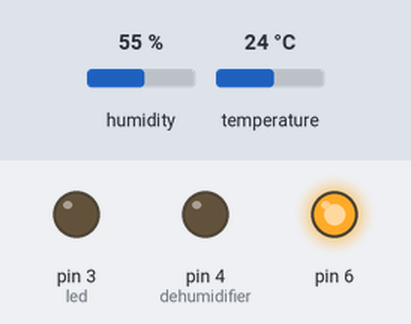
A sketch run on a simulated Arduino Uno, built with avr-gcc and run on an emulated ATmega328P. On the bench: output pins drawn as LEDs (lit = HIGH). The test bench sets the inputs (shaded band); at power-on: humidity 55 %, temperature 24 °C. What the sketch prints to the serial monitor is not drawn.

Above: at 4.8 s.
4.9 s: humidity set to 37 %
7.9 s: humidity set to 34 %
At 9.4 s:
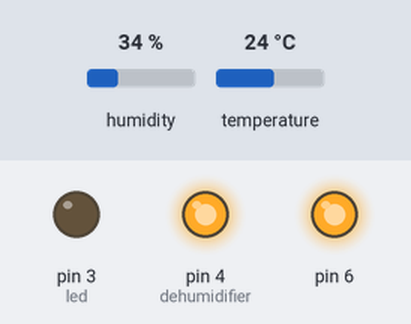
10.9 s: humidity set to 40 %
At 12.9 s:
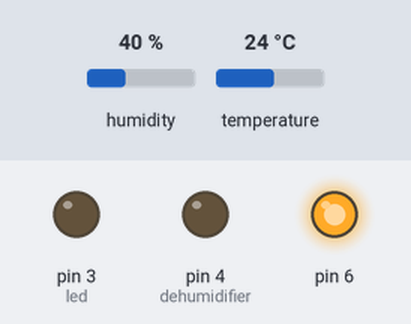
13.9 s: humidity set to 22 %
At 15.2 s:
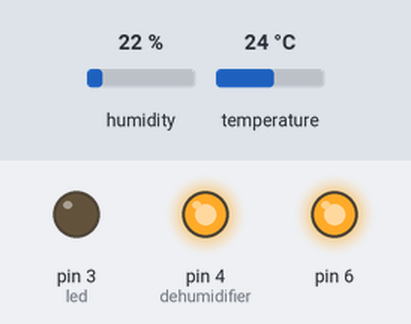
Timing chart, 0 to 16.9 s (numbered marks = the images above; inputs shaded):
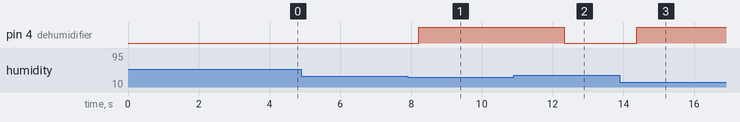

Measured:
- the behaviour switches between 36 and 35 % on humidity (found by bisection; images 0 and 1)
- the behaviour switches between 38 and 39 % on humidity (found by bisection; images 1 and 2)
- after the input at 4.9 s, every drawn part: stays the same
- after the input at 7.9 s, pin 4 (dehumidifier): LOW → HIGH after 0.32 s
- after the input at 10.9 s, pin 4 (dehumidifier): HIGH → LOW after 1.4 s
- after the input at 13.9 s, pin 4 (dehumidifier): LOW → HIGH after 0.48 s

The sketch:

My_DHT_humidity_control_Master.ino
```cpp
// Example testing sketch for various DHT humidity/temperature sensors
// Written by ladyada, public domain

#include "DHT.h"

#define DHTPIN 2     // what digital pin we're connected to

// Uncomment whatever type you're using!
#define DHTTYPE DHT11   // DHT 11
//#define DHTTYPE DHT22   // DHT 22  (AM2302), AM2321
//#define DHTTYPE DHT21   // DHT 21 (AM2301)

// Connect pin 1 (on the left) of the sensor to +5V
// NOTE: If using a board with 3.3V logic like an Arduino Due connect pin 1
// to 3.3V instead of 5V!
// Connect pin 2 of the sensor to whatever your DHTPIN is
// Connect pin 4 (on the right) of the sensor to GROUND
// Connect a 10K resistor from pin 2 (data) to pin 1 (power) of the sensor

// Initialize DHT sensor.
// Note that older versions of this library took an optional third parameter to
// tweak the timings for faster processors.  This parameter is no longer needed
// as the current DHT reading algorithm adjusts itself to work on faster procs.
DHT dht(DHTPIN, DHTTYPE);
  int dehumidifier = 4;
//int heater = 2;
int led = 3;
int i = 0;
 int relaystate = digitalRead(dehumidifier);
//if relaystate =0 relaystate =on;
const int  HumidLeeway = 1;
int SetPoint = 57;//Goes on at 59 and off at 55
//int  hum = (h);
void setup() {
  pinMode(dehumidifier, OUTPUT);
 // pinMode(heater, OUTPUT);
  pinMode(led, OUTPUT);
  pinMode(5,OUTPUT);// Set D5 up as GND
  digitalWrite(5,LOW);
  pinMode(6,OUTPUT);
  digitalWrite(6,HIGH);
  Serial.begin(9600);
  Serial.println("DHTxx test!");

  dht.begin();
}

void loop() {

  // Wait a few seconds between measurements.
  delay(2000);

  // Reading temperature or humidity takes about 250 milliseconds!
  // Sensor readings may also be up to 2 seconds 'old' (its a very slow sensor)
  float h = 20+dht.readHumidity();//DHT 11 Adjustment for low readings
  // Read temperature as Celsius (the default)
  float t = dht.readTemperature();
  // Read temperature as Fahrenheit (isFahrenheit = true)
  float f = dht.readTemperature(true);

  // Check if any reads failed and exit early (to try again).
  if (isnan(h) || isnan(t) || isnan(f)) {
    Serial.println("Failed to read from DHT sensor!");
    return;
  }

  // Compute heat index in Fahrenheit (the default)
  float hif = dht.computeHeatIndex(f, h);
  // Compute heat index in Celsius (isFahreheit = false)
  float hic = dht.computeHeatIndex(t, h, false);
 int relaystate = digitalRead(dehumidifier);
  Serial.print("  Humidity: ");
  Serial.print(h);
  Serial.print(" %\t");
  Serial.print("Temperature: ");
  Serial.print(t);
  Serial.print(" *C ");
  Serial.print(f);
  Serial.print(" *F\t");
  Serial.print("Heat index: ");
  Serial.print(hic);
  Serial.print(" *C ");
  Serial.print(hif);
  Serial.println(" *F");
  Serial.print("RelayState :");
Serial.print(relaystate);
//  RELAY TRIGGER 1
 // if(h < SetPoint-HumidLeeway) {// Relay Debounce
 //if (h >= SetPoint) {
   // digitalWrite(dehumidifier, LOW);
 // }
 // else
 // {
   // digitalWrite(dehumidifier, HIGH);
   // }

  //Relay with Debounce
  if(h < SetPoint-HumidLeeway)
  {
  digitalWrite(dehumidifier, HIGH);
  }
if(h > SetPoint+HumidLeeway)
  {
  digitalWrite(dehumidifier, LOW);
  }
    }
  //if (DHT.temperature<18) {
  //if (theTemperature<18) {
    //digitalWrite(heater,LOW);
  //} else {
    //digitalWrite(heater,HIGH);


//  i=0;
//  while (i<10) {
//    digitalWrite(led,HIGH);
//    delay(1000);
//    digitalWrite(led,LOW);
//    delay(1000);
//    i++;
//  }
```
